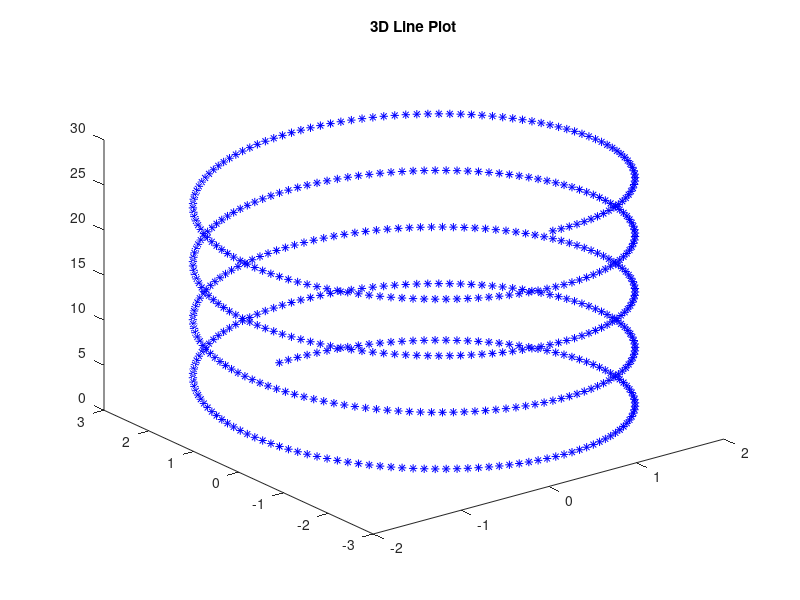
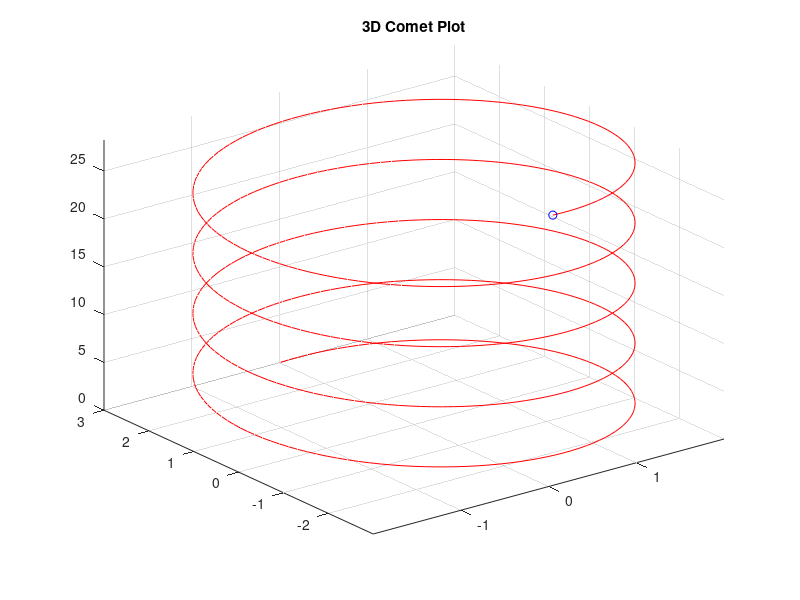
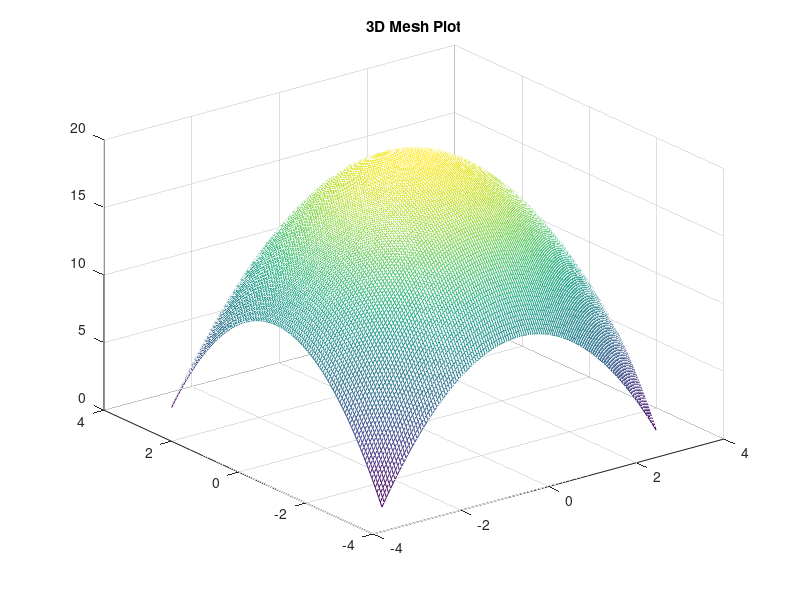
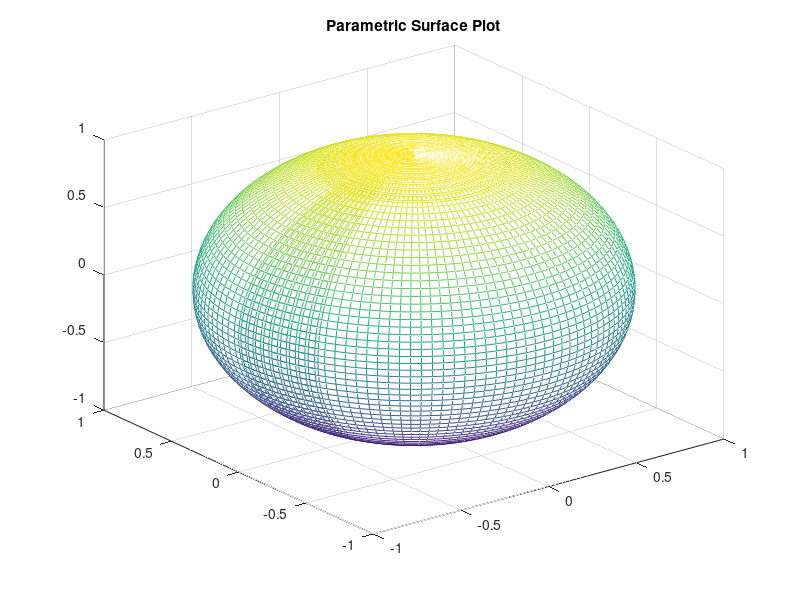

Recreate these plots in MATLAB, in order.
% 3D Line Plot
t = 0:0.05:9*pi;
x = 2*sin(t);
y = 3*cos(t);
figure(1);
plot3(x, y, t, 'b*') % 3D plot of a helix
title('3D Line Plot')

% 3D Comet Plot
figure(2);
comet3(x, y, t) % 3D comet plot of a helix
grid on
title('3D Comet Plot')

% 3D Mesh Plot
[X, Y] = meshgrid(-pi:0.05:pi);
Z = 20 - X.^2 - Y.^2;
figure(3);
mesh(X, Y, Z) % 3D mesh plot of a paraboloid
title('3D Mesh Plot')

% parametric surface plot
t = 0.5;
phi = -pi/2:0.05:pi/2 + t;
theta = -pi:0.05:pi + t;
[PI, THETA] = meshgrid(phi, theta);
x = cos(PI) .* cos(THETA);
y = cos(PI) .* sin(THETA);
z = sin(PI);
figure(4);
mesh(x, y, z) % 3D mesh plot of a sphere
title('Parametric Surface Plot')

% sphere mesh plot with subplot
[X, Y, Z] = sphere(50);
figure(5);
subplot(1, 2, 1);
mesh(X, Y, Z); % 3D mesh plot of a sphere
title('Sphere Mesh Plot (Hidden)')
hidden off;
subplot(1, 2, 2);
mesh(X, Y, Z); % 3D mesh plot of a sphere
hidden on;
title('Sphere Mesh Plot')

% surface plot of a paraboloid
x = -pi:0.05:pi;
y = -pi:0.05:pi;
[X, Y] = meshgrid(x, y);
Z = 20 - X.^2 - Y.^2;
figure(6);
surf(X, Y, Z); % 3D mesh plot of a paraboloid
title('Surface Plot of a Paraboloid')